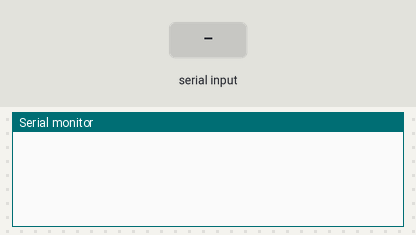
A sketch run on a simulated Arduino Uno, built with avr-gcc and run on an emulated ATmega328P. Shown: the last lines printed to the serial monitor. The test bench sets the inputs (shaded band).

Above: at 1.2 s.
1.3 s: "90,45\n" received over Serial
At 2.1 s:
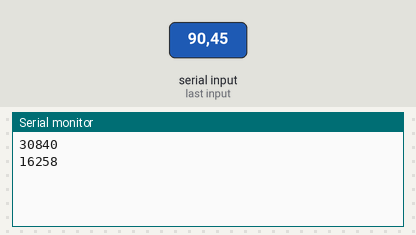
2.8 s: "30,150\n" received over Serial
At 5.2 s:
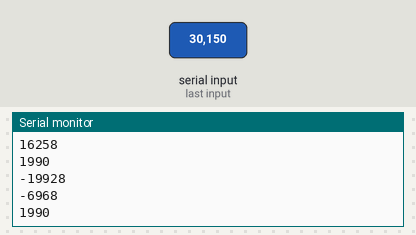
Timing chart, 0 to 6.7 s (numbered marks = the images above; inputs shaded):
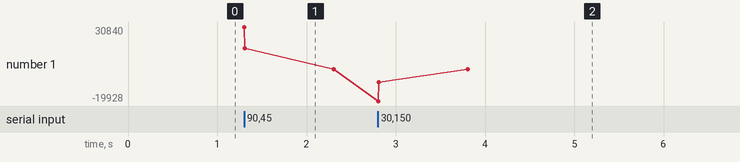

The sketch:

sketch_sep28a.ino
```cpp
int incomingByte = 0;   // for incoming serial data

void setup() {
  Serial.begin(9600);     // opens serial port, sets data rate to 9600 bps
}

void loop() {
  if (Serial.available() > 0) {
    incomingByte = Serial.parseInt();
    int n1 = 1, n2 = 1, n3;


    for (int i = 2; i < incomingByte; ++i)
    {
      n3 = n1 + n2;
      n1 = n2;
      n2 = n3;
    }
    Serial.println(n3);
  }
}
```

Measured:
- after the input at 1.3 s, the serial monitor: prints a new line at once (image 1)
- after the input at 2.8 s, the serial monitor: prints a new line at once (image 2)
